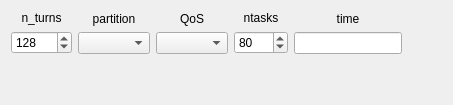
          <widget class="QWidget" name="tab_30">
           <attribute name="title">
            <string>Production</string>
           </attribute>
           <layout class="QVBoxLayout" name="verticalLayout_101">
            <item>
             <layout class="QHBoxLayout" name="horizontalLayout_51">
              <item>
               <layout class="QVBoxLayout" name="verticalLayout_136">
                <item>
                 <widget class="QLabel" name="label_151">
                  <property name="text">
                   <string>n_turns</string>
                  </property>
                  <property name="alignment">
                   <set>Qt::AlignCenter</set>
                  </property>
                 </widget>
                </item>
                <item>
                 <widget class="QSpinBox" name="spinBox_n_turns_cmap_px_prod">
                  <property name="sizePolicy">
                   <sizepolicy hsizetype="Preferred" vsizetype="Fixed">
                    <horstretch>0</horstretch>
                    <verstretch>0</verstretch>
                   </sizepolicy>
                  </property>
                  <property name="minimum">
                   <number>3</number>
                  </property>
                  <property name="maximum">
                   <number>10000</number>
                  </property>
                  <property name="value">
                   <number>128</number>
                  </property>
                 </widget>
                </item>
               </layout>
              </item>
              <item>
               <layout class="QVBoxLayout" name="verticalLayout_139">
                <item>
                 <widget class="QLabel" name="label_154">
                  <property name="text">
                   <string>partition</string>
                  </property>
                  <property name="alignment">
                   <set>Qt::AlignCenter</set>
                  </property>
                 </widget>
                </item>
                <item>
                 <widget class="QComboBox" name="comboBox_partition_cmap_px_prod">
                  <property name="sizePolicy">
                   <sizepolicy hsizetype="Preferred" vsizetype="Fixed">
                    <horstretch>0</horstretch>
                    <verstretch>0</verstretch>
                   </sizepolicy>
                  </property>
                 </widget>
                </item>
               </layout>
              </item>
              <item>
               <layout class="QVBoxLayout" name="verticalLayout_166">
                <item>
                 <widget class="QLabel" name="label_180">
                  <property name="text">
                   <string>QoS</string>
                  </property>
                  <property name="alignment">
                   <set>Qt::AlignCenter</set>
                  </property>
                 </widget>
                </item>
                <item>
                 <widget class="QComboBox" name="comboBox_qos_cmap_px_prod">
                  <property name="sizePolicy">
                   <sizepolicy hsizetype="Preferred" vsizetype="Fixed">
                    <horstretch>0</horstretch>
                    <verstretch>0</verstretch>
                   </sizepolicy>
                  </property>
                 </widget>
                </item>
               </layout>
              </item>
              <item>
               <layout class="QVBoxLayout" name="verticalLayout_140">
                <item>
                 <widget class="QLabel" name="label_155">
                  <property name="text">
                   <string>ntasks</string>
                  </property>
                  <property name="alignment">
                   <set>Qt::AlignCenter</set>
                  </property>
                 </widget>
                </item>
                <item>
                 <widget class="QSpinBox" name="spinBox_ntasks_cmap_px_prod">
                  <property name="sizePolicy">
                   <sizepolicy hsizetype="Preferred" vsizetype="Fixed">
                    <horstretch>0</horstretch>
                    <verstretch>0</verstretch>
                   </sizepolicy>
                  </property>
                  <property name="specialValueText">
                   <string/>
                  </property>
                  <property name="minimum">
                   <number>2</number>
                  </property>
                  <property name="maximum">
                   <number>1000</number>
                  </property>
                  <property name="singleStep">
                   <number>2</number>
                  </property>
                  <property name="value">
                   <number>80</number>
                  </property>
                 </widget>
                </item>
               </layout>
              </item>
              <item>
               <layout class="QVBoxLayout" name="verticalLayout_141">
                <item>
                 <widget class="QLabel" name="label_time_common_12">
                  <property name="text">
                   <string>time</string>
                  </property>
                  <property name="alignment">
                   <set>Qt::AlignCenter</set>
                  </property>
                 </widget>
                </item>
                <item>
                 <widget class="QLineEdit" name="lineEdit_time_cmap_px_prod">
                  <property name="sizePolicy">
                   <sizepolicy hsizetype="Preferred" vsizetype="Fixed">
                    <horstretch>0</horstretch>
                    <verstretch>0</verstretch>
                   </sizepolicy>
                  </property>
                  <property name="toolTip">
                   <string>days-hours:minutes:seconds (&quot;days&quot; and &quot;hours&quot; are optional. For example, use &quot;5:00&quot; if you want 5 minutes.) Leave empty if you want to run up to the queue time limit.</string>
                  </property>
                 </widget>
                </item>
               </layout>
              </item>
              <item>
               <spacer name="horizontalSpacer_49">
                <property name="orientation">
                 <enum>Qt::Horizontal</enum>
                </property>
                <property name="sizeHint" stdset="0">
                 <size>
                  <width>40</width>
                  <height>20</height>
                 </size>
                </property>
               </spacer>
              </item>
             </layout>
            </item>
            <item>
             <spacer name="verticalSpacer_6">
              <property name="orientation">
               <enum>Qt::Vertical</enum>
              </property>
              <property name="sizeHint" stdset="0">
               <size>
                <width>20</width>
                <height>40</height>
               </size>
              </property>
             </spacer>
            </item>
           </layout>
          </widget>
